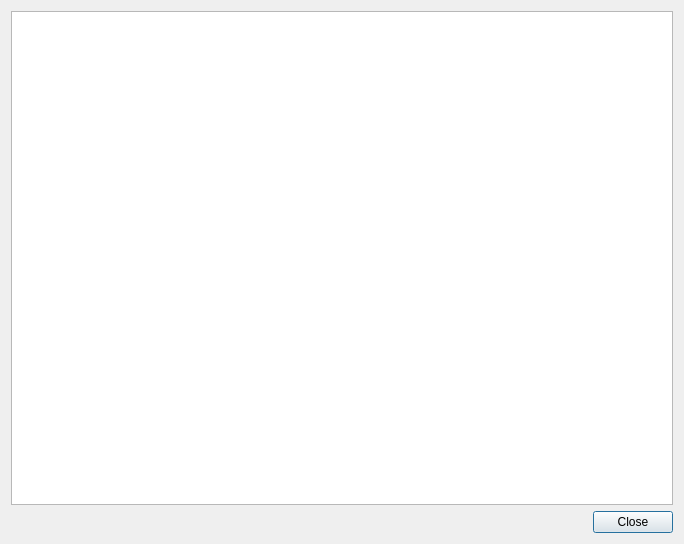
<?xml version="1.0" encoding="UTF-8"?>
<ui version="4.0">
 <class>MaemoConfigTestDialog</class>
 <widget class="QDialog" name="MaemoConfigTestDialog">
  <property name="geometry">
   <rect>
    <x>0</x>
    <y>0</y>
    <width>684</width>
    <height>544</height>
   </rect>
  </property>
  <property name="windowTitle">
   <string>Device Configuration Test</string>
  </property>
  <layout class="QVBoxLayout" name="verticalLayout">
   <item>
    <widget class="QPlainTextEdit" name="testResultEdit">
     <property name="readOnly">
      <bool>true</bool>
     </property>
    </widget>
   </item>
   <item>
    <layout class="QHBoxLayout" name="horizontalLayout">
     <item>
      <widget class="QLabel" name="errorLabel">
       <property name="palette">
        <palette>
         <active>
          <colorrole role="WindowText">
           <brush brushstyle="SolidPattern">
            <color alpha="255">
             <red>255</red>
             <green>0</green>
             <blue>0</blue>
            </color>
           </brush>
          </colorrole>
         </active>
         <inactive>
          <colorrole role="WindowText">
           <brush brushstyle="SolidPattern">
            <color alpha="255">
             <red>255</red>
             <green>0</green>
             <blue>0</blue>
            </color>
           </brush>
          </colorrole>
         </inactive>
         <disabled>
          <colorrole role="WindowText">
           <brush brushstyle="SolidPattern">
            <color alpha="255">
             <red>120</red>
             <green>120</green>
             <blue>120</blue>
            </color>
           </brush>
          </colorrole>
         </disabled>
        </palette>
       </property>
       <property name="text">
        <string/>
       </property>
       <property name="textFormat">
        <enum>Qt::RichText</enum>
       </property>
      </widget>
     </item>
     <item>
      <widget class="QDialogButtonBox" name="buttonBox">
       <property name="sizePolicy">
        <sizepolicy hsizetype="Maximum" vsizetype="Preferred">
         <horstretch>0</horstretch>
         <verstretch>0</verstretch>
        </sizepolicy>
       </property>
       <property name="orientation">
        <enum>Qt::Horizontal</enum>
       </property>
       <property name="standardButtons">
        <set>QDialogButtonBox::Close</set>
       </property>
      </widget>
     </item>
    </layout>
   </item>
  </layout>
 </widget>
 <resources/>
 <connections>
  <connection>
   <sender>buttonBox</sender>
   <signal>accepted()</signal>
   <receiver>MaemoConfigTestDialog</receiver>
   <slot>accept()</slot>
   <hints>
    <hint type="sourcelabel">
     <x>248</x>
     <y>254</y>
    </hint>
    <hint type="destinationlabel">
     <x>157</x>
     <y>274</y>
    </hint>
   </hints>
  </connection>
  <connection>
   <sender>buttonBox</sender>
   <signal>rejected()</signal>
   <receiver>MaemoConfigTestDialog</receiver>
   <slot>reject()</slot>
   <hints>
    <hint type="sourcelabel">
     <x>316</x>
     <y>260</y>
    </hint>
    <hint type="destinationlabel">
     <x>286</x>
     <y>274</y>
    </hint>
   </hints>
  </connection>
 </connections>
</ui>
